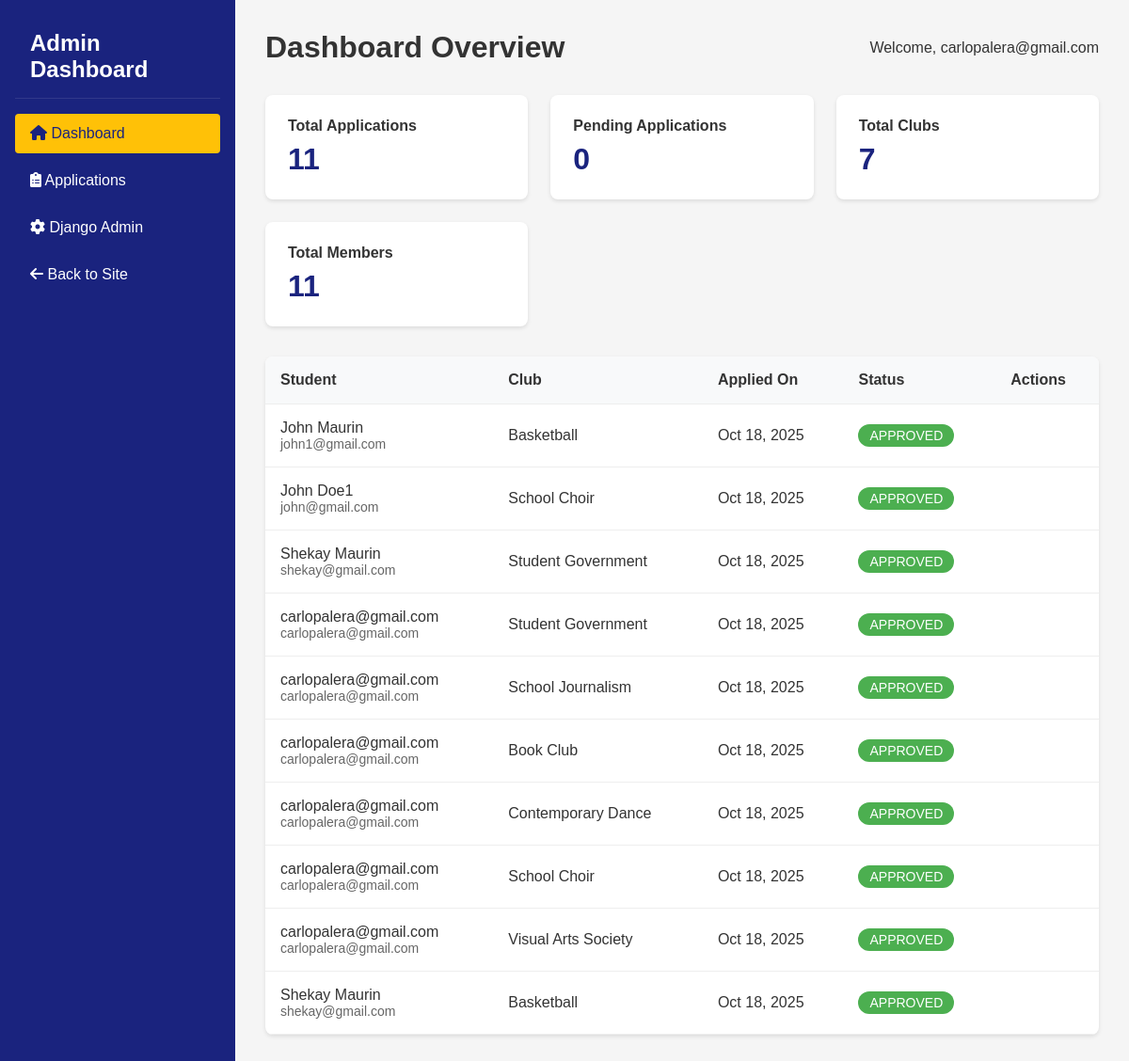
The page /staff/ (signed in) on the database as committed earlier.
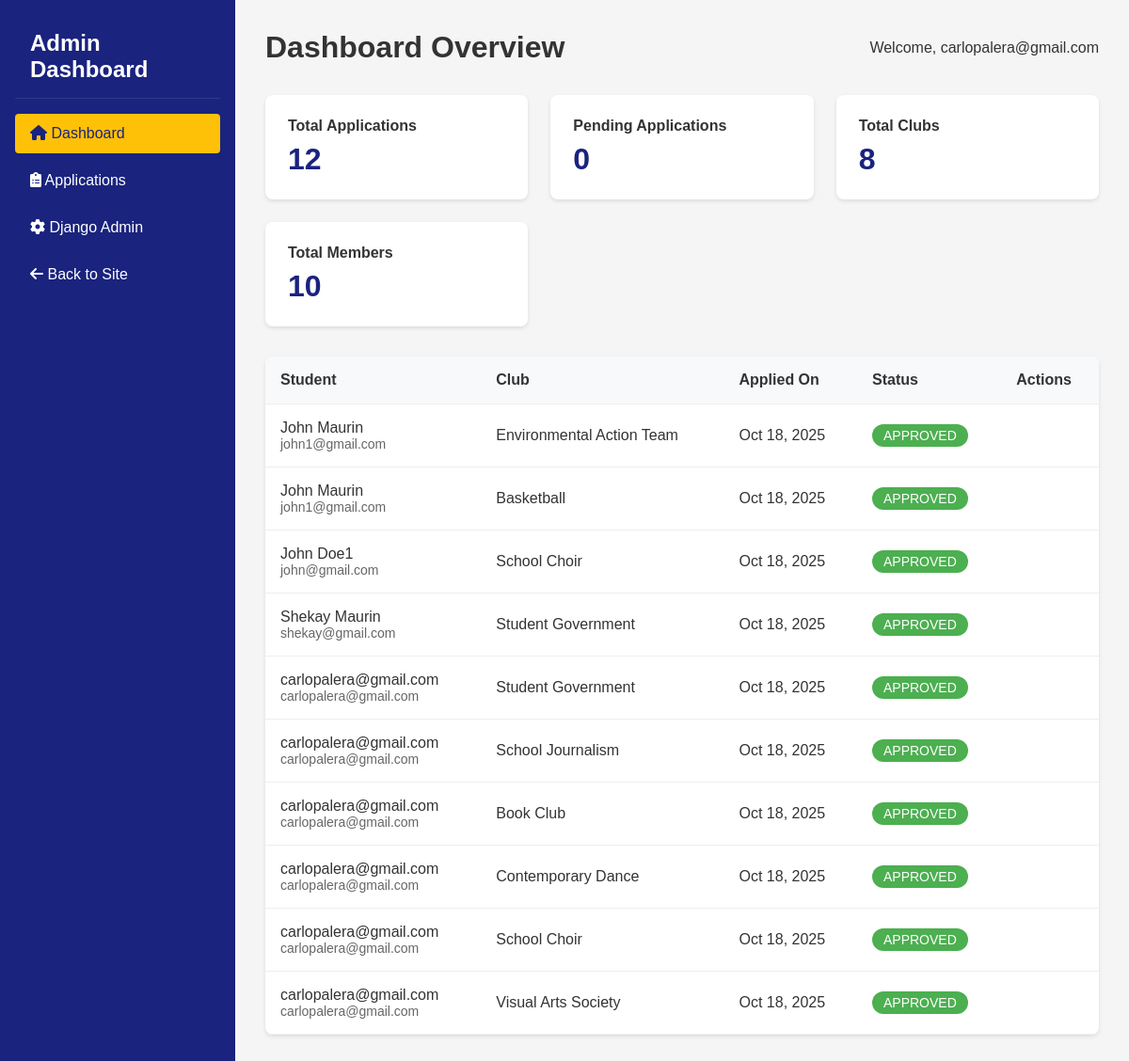
The same page on the database as committed later.
### CCC/models.py (models this page shows, shortened)
class ClubApplication(models.Model):
    STATUS_PENDING = 'PENDING'
    STATUS_APPROVED = 'APPROVED'
    STATUS_REJECTED = 'REJECTED'
    STATUS_CHOICES = [
        (STATUS_PENDING, 'Pending'),
        (STATUS_APPROVED, 'Approved'),
        (STATUS_REJECTED, 'Rejected'),
    ]
    user = models.ForeignKey(
        settings.AUTH_USER_MODEL,
        on_delete=models.CASCADE,
        related_name='club_applications'
    )
    club = models.ForeignKey(Club, on_delete=models.CASCADE, related_name='applications')
    message = models.TextField(blank=True)
    status = models.CharField(
        max_length=20,
        choices=STATUS_CHOICES,
        default=STATUS_PENDING
    )
    created_at = models.DateTimeField(auto_now_add=True)
    reviewed_at = models.DateTimeField(null=True, blank=True)
    reviewer = models.ForeignKey(
        settings.AUTH_USER_MODEL,
        null=True,
        blank=True,
        on_delete=models.SET_NULL,
        related_name='reviewed_applications'
    )
    class Meta:
        unique_together = ('user', 'club')
        ordering = ['-created_at']

class User(AbstractUser):
    groups = models.ManyToManyField(
        'auth.Group',
        verbose_name='groups',
        blank=True,
        related_name='ccc_users',
        related_query_name='ccc_user',
        help_text='The groups this user belongs to.'
    )
    department = models.CharField(
        max_length=100,
        blank=True,
        null=True,
        help_text="Student's department/college"
    )
    user_permissions = models.ManyToManyField(
        'auth.Permission',
        verbose_name='user permissions',
        blank=True,
        related_name='ccc_users_permissions',
        related_query_name='ccc_user_permission',
        help_text='Specific permissions for this user.'
    )
    email = models.EmailField(unique=True)
    username = models.CharField(max_length=150, blank=True)
    student_id = models.CharField(max_length=20, unique=True)  # Changed from 10 to 20
    year_level = models.IntegerField(null=True)
    phone = models.CharField(max_length=15, blank=True, default='')
    bio = models.TextField(blank=True)
    interests = models.JSONField(default=list)
    newsletter = models.BooleanField(default=False)
    objects = CustomUserManager()
    USERNAME_FIELD = 'email'
    REQUIRED_FIELDS = ['username']

class Club(models.Model):
    name = models.CharField(max_length=150, unique=True)
    slug = models.SlugField(max_length=160, unique=True)
    description = models.TextField(blank=True)
    members = models.ManyToManyField(
        settings.AUTH_USER_MODEL,
        related_name='clubs',
        blank=True,
        help_text='Users who are accepted members of this club'
    )
    created_at = models.DateTimeField(auto_now_add=True)
    def member_count(self):
        return self.members.count()
    member_count.short_description = 'Members'

### CCC/views.py (the view)
# urls.py: path('staff/', views.admin_dashboard, name='admin_dashboard'),
@staff_member_required
def admin_dashboard(request):
    context = {
        'total_applications': ClubApplication.objects.count(),
        'pending_applications': ClubApplication.objects.filter(status='PENDING').count(),
        'total_clubs': Club.objects.count(),
        'total_members': Club.objects.aggregate(total=Count('members'))['total'] or 0,
        'recent_applications': ClubApplication.objects.select_related('user', 'club').order_by('-created_at')[:10]
    }
    return render(request, 'admin_dashboard.html', context)

### CCC/templates/admin_dashboard.html (shortened to what this page needs)
{% load static %}
<!DOCTYPE html>
<html lang="en">
<head>
    <link href="https://cdnjs.cloudflare.com/ajax/libs/font-awesome/6.0.0/css/all.min.css" rel="stylesheet">
</head>
<body>
    <div class="dashboard-container">
        <aside class="sidebar">
            <div class="sidebar-header">
                <h2>Admin Dashboard</h2>
            </div>
            <ul class="sidebar-menu">
                <li><a href="{% url 'admin_dashboard' %}" class="active">
                    <i class="fas fa-home"></i> Dashboard
                </a></li>
                <li><a href="{% url 'admin_applications' %}">
                    <i class="fas fa-clipboard-list"></i> Applications
                </a></li>
                <li><a href="{% url 'admin:index' %}">
                    <i class="fas fa-cog"></i> Django Admin
                </a></li>
                <li><a href="{% url 'home' %}">
                    <i class="fas fa-arrow-left"></i> Back to Site
                </a></li>
            </ul>
        </aside>
        <main class="main-content">
            <div class="dashboard-header">
                <h1>Dashboard Overview</h1>
                <div class="user-info">
                    Welcome, {{ request.user.get_full_name|default:request.user.email }}
                </div>
            </div>
            <div class="stats-grid">
                <div class="stat-card">
                    <h3>Total Applications</h3>
                    <div class="number">{{ total_applications }}</div>
                </div>
                <div class="stat-card">
                    <h3>Pending Applications</h3>
                    <div class="number">{{ pending_applications }}</div>
                </div>
                <div class="stat-card">
                    <h3>Total Clubs</h3>
                    <div class="number">{{ total_clubs }}</div>
                </div>
                <div class="stat-card">
                    <h3>Total Members</h3>
                    <div class="number">{{ total_members }}</div>
                </div>
            </div>
            <div class="applications-table">
                <table>
                    <thead>
                        <tr>
                            <th>Student</th>
                            <th>Club</th>
                            <th>Applied On</th>
                            <th>Status</th>
                            <th>Actions</th>
                        </tr>
                    </thead>
                    <tbody>
                        {% for application in recent_applications %}
                        <tr id="app-{{ application.id }}">
                            <td>
                                {{ application.user.get_full_name|default:application.user.email }}
                                <div style="font-size: 0.875rem; color: #666;">
                                    {{ application.user.email }}
                                </div>
                            </td>
                            <td>{{ application.club.name }}</td>
                            <td>{{ application.created_at|date:"M d, Y" }}</td>
                            <td>
                                <span class="status-badge status-{{ application.status|lower }}">
                                    {{ application.status }}
                                </span>
                            </td>
                            <td>
                            </td>
                        </tr>
                        {% endfor %}
                    </tbody>
                </table>
            </div>
        </main>
    </div>
</body>
</html>

Rows that differ between the two databases and show on the page:
no longer on this page (row unchanged): ClubApplication: user.get_full_name "Shekay Maurin", user.email "shekay@gmail.com", club.name "Basketball", created_at "Oct 18, 2025", status "APPROVED"
added ClubApplication: user.get_full_name "John Maurin", user.email "john1@gmail.com", club.name "Environmental Action Team", created_at "Oct 18, 2025", status "APPROVED"
Other text that changed with them:
{{ total_applications }}: "11" → "12"
{{ total_clubs }}: "7" → "8"
{{ total_members }}: "11" → "10"
